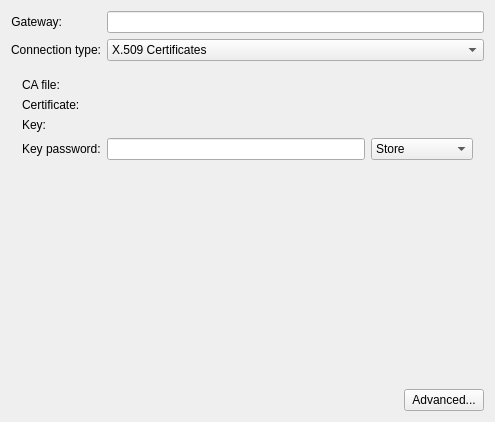
<?xml version="1.0" encoding="UTF-8"?>
<ui version="4.0">
 <class>OpenVPNProp</class>
 <widget class="QWidget" name="OpenVPNProp">
  <property name="geometry">
   <rect>
    <x>0</x>
    <y>0</y>
    <width>495</width>
    <height>422</height>
   </rect>
  </property>
  <layout class="QVBoxLayout" name="verticalLayout">
   <item>
    <layout class="QFormLayout" name="formLayout">
     <item row="0" column="0">
      <widget class="QLabel" name="textLabel3">
       <property name="text">
        <string>Gateway:</string>
       </property>
       <property name="alignment">
        <set>Qt::AlignRight|Qt::AlignTrailing|Qt::AlignVCenter</set>
       </property>
       <property name="wordWrap">
        <bool>false</bool>
       </property>
       <property name="buddy">
        <cstring>gateway</cstring>
       </property>
      </widget>
     </item>
     <item row="0" column="1">
      <widget class="QLineEdit" name="gateway">
       <property name="clearButtonEnabled">
        <bool>true</bool>
       </property>
      </widget>
     </item>
     <item row="1" column="0">
      <widget class="QLabel" name="labelConnectionType">
       <property name="text">
        <string>Connection type:</string>
       </property>
       <property name="alignment">
        <set>Qt::AlignRight|Qt::AlignTrailing|Qt::AlignVCenter</set>
       </property>
       <property name="wordWrap">
        <bool>false</bool>
       </property>
       <property name="buddy">
        <cstring>cmbConnectionType</cstring>
       </property>
      </widget>
     </item>
     <item row="1" column="1">
      <widget class="QComboBox" name="cmbConnectionType">
       <property name="sizePolicy">
        <sizepolicy hsizetype="MinimumExpanding" vsizetype="Fixed">
         <horstretch>0</horstretch>
         <verstretch>0</verstretch>
        </sizepolicy>
       </property>
       <item>
        <property name="text">
         <string>X.509 Certificates</string>
        </property>
       </item>
       <item>
        <property name="text">
         <string>Pre-shared Key</string>
        </property>
       </item>
       <item>
        <property name="text">
         <string>Password</string>
        </property>
       </item>
       <item>
        <property name="text">
         <string>X.509 With Password</string>
        </property>
       </item>
      </widget>
     </item>
    </layout>
   </item>
   <item>
    <widget class="QStackedWidget" name="stackedWidget">
     <widget class="QWidget" name="page">
      <layout class="QFormLayout" name="formLayout_2">
       <item row="0" column="0">
        <widget class="QLabel" name="textLabel2">
         <property name="text">
          <string>CA file:</string>
         </property>
         <property name="wordWrap">
          <bool>false</bool>
         </property>
         <property name="buddy">
          <cstring>x509CaFile</cstring>
         </property>
        </widget>
       </item>
       <item row="0" column="1">
        <widget class="KUrlRequester" name="x509CaFile"/>
       </item>
       <item row="1" column="0">
        <widget class="QLabel" name="textLabel3_2">
         <property name="text">
          <string>Certificate:</string>
         </property>
         <property name="wordWrap">
          <bool>false</bool>
         </property>
         <property name="buddy">
          <cstring>x509Cert</cstring>
         </property>
        </widget>
       </item>
       <item row="1" column="1">
        <widget class="KUrlRequester" name="x509Cert"/>
       </item>
       <item row="2" column="0">
        <widget class="QLabel" name="textLabel4">
         <property name="text">
          <string>Key:</string>
         </property>
         <property name="wordWrap">
          <bool>false</bool>
         </property>
         <property name="buddy">
          <cstring>x509Key</cstring>
         </property>
        </widget>
       </item>
       <item row="2" column="1">
        <widget class="KUrlRequester" name="x509Key"/>
       </item>
       <item row="3" column="0">
        <widget class="QLabel" name="label_7">
         <property name="text">
          <string>Key password:</string>
         </property>
        </widget>
       </item>
       <item row="3" column="1">
        <layout class="QHBoxLayout" name="horizontalLayout_3">
         <item>
          <widget class="PasswordField" name="x509KeyPassword">
           <property name="passwordMode">
            <bool>true</bool>
           </property>
          </widget>
         </item>
         <item>
          <widget class="QComboBox" name="x509KeyPasswordStorage">
           <item>
            <property name="text">
             <string>Store</string>
            </property>
           </item>
           <item>
            <property name="text">
             <string>Always Ask</string>
            </property>
           </item>
           <item>
            <property name="text">
             <string>Not Required</string>
            </property>
           </item>
          </widget>
         </item>
        </layout>
       </item>
       <item row="4" column="0" colspan="2">
        <spacer name="verticalSpacer">
         <property name="orientation">
          <enum>Qt::Vertical</enum>
         </property>
         <property name="sizeHint" stdset="0">
          <size>
           <width>347</width>
           <height>206</height>
          </size>
         </property>
        </spacer>
       </item>
      </layout>
     </widget>
     <widget class="QWidget" name="page_2">
      <layout class="QFormLayout" name="formLayout_3">
       <item row="0" column="0">
        <widget class="QLabel" name="textLabel5">
         <property name="text">
          <string>Shared Key:</string>
         </property>
         <property name="wordWrap">
          <bool>false</bool>
         </property>
         <property name="buddy">
          <cstring>pskSharedKey</cstring>
         </property>
        </widget>
       </item>
       <item row="0" column="1">
        <widget class="KUrlRequester" name="pskSharedKey"/>
       </item>
       <item row="1" column="0">
        <widget class="QLabel" name="label_16">
         <property name="text">
          <string>Key Direction:</string>
         </property>
        </widget>
       </item>
       <item row="1" column="1">
        <widget class="QComboBox" name="cmbKeyDirection">
         <property name="sizePolicy">
          <sizepolicy hsizetype="Expanding" vsizetype="Fixed">
           <horstretch>0</horstretch>
           <verstretch>0</verstretch>
          </sizepolicy>
         </property>
         <property name="whatsThis">
          <string>If key direction is used, it must be the opposite of that used on the VPN peer.</string>
         </property>
         <item>
          <property name="text">
           <string comment="No &quot;Key Direction&quot;">None</string>
          </property>
         </item>
         <item>
          <property name="text">
           <string>0</string>
          </property>
         </item>
         <item>
          <property name="text">
           <string>1</string>
          </property>
         </item>
        </widget>
       </item>
       <item row="2" column="0">
        <widget class="QLabel" name="textLabel6">
         <property name="text">
          <string>Local IP:</string>
         </property>
         <property name="wordWrap">
          <bool>false</bool>
         </property>
         <property name="buddy">
          <cstring>pskLocalIp</cstring>
         </property>
        </widget>
       </item>
       <item row="2" column="1">
        <widget class="QLineEdit" name="pskLocalIp">
         <property name="clearButtonEnabled">
          <bool>true</bool>
         </property>
        </widget>
       </item>
       <item row="3" column="0">
        <widget class="QLabel" name="textLabel7">
         <property name="text">
          <string>Remote IP:</string>
         </property>
         <property name="wordWrap">
          <bool>false</bool>
         </property>
         <property name="buddy">
          <cstring>pskRemoteIp</cstring>
         </property>
        </widget>
       </item>
       <item row="3" column="1">
        <widget class="QLineEdit" name="pskRemoteIp">
         <property name="clearButtonEnabled">
          <bool>true</bool>
         </property>
        </widget>
       </item>
       <item row="4" column="0" colspan="2">
        <spacer name="verticalSpacer_2">
         <property name="orientation">
          <enum>Qt::Vertical</enum>
         </property>
         <property name="sizeHint" stdset="0">
          <size>
           <width>20</width>
           <height>0</height>
          </size>
         </property>
        </spacer>
       </item>
      </layout>
     </widget>
     <widget class="QWidget" name="page_3">
      <layout class="QFormLayout" name="formLayout_4">
       <item row="0" column="0">
        <widget class="QLabel" name="textLabel8">
         <property name="text">
          <string>CA File:</string>
         </property>
         <property name="alignment">
          <set>Qt::AlignRight|Qt::AlignTrailing|Qt::AlignVCenter</set>
         </property>
         <property name="wordWrap">
          <bool>false</bool>
         </property>
         <property name="buddy">
          <cstring>passCaFile</cstring>
         </property>
        </widget>
       </item>
       <item row="0" column="1">
        <widget class="KUrlRequester" name="passCaFile"/>
       </item>
       <item row="1" column="0">
        <widget class="QLabel" name="textLabel9">
         <property name="text">
          <string comment="like in Username for athentication">Username:</string>
         </property>
         <property name="alignment">
          <set>Qt::AlignRight|Qt::AlignTrailing|Qt::AlignVCenter</set>
         </property>
         <property name="wordWrap">
          <bool>false</bool>
         </property>
         <property name="buddy">
          <cstring>passUserName</cstring>
         </property>
        </widget>
       </item>
       <item row="1" column="1">
        <widget class="QLineEdit" name="passUserName">
         <property name="clearButtonEnabled">
          <bool>true</bool>
         </property>
        </widget>
       </item>
       <item row="2" column="0">
        <widget class="QLabel" name="label_2">
         <property name="text">
          <string>Password:</string>
         </property>
         <property name="alignment">
          <set>Qt::AlignRight|Qt::AlignTrailing|Qt::AlignVCenter</set>
         </property>
        </widget>
       </item>
       <item row="2" column="1">
        <layout class="QHBoxLayout" name="horizontalLayout_11">
         <item>
          <widget class="PasswordField" name="passPassword">
           <property name="enabled">
            <bool>true</bool>
           </property>
           <property name="passwordMode">
            <bool>true</bool>
           </property>
          </widget>
         </item>
         <item>
          <widget class="QComboBox" name="passPasswordStorage">
           <item>
            <property name="text">
             <string>Store</string>
            </property>
           </item>
           <item>
            <property name="text">
             <string>Always Ask</string>
            </property>
           </item>
           <item>
            <property name="text">
             <string>Not Required</string>
            </property>
           </item>
          </widget>
         </item>
        </layout>
       </item>
       <item row="3" column="0" colspan="2">
        <spacer name="verticalSpacer_3">
         <property name="orientation">
          <enum>Qt::Vertical</enum>
         </property>
         <property name="sizeHint" stdset="0">
          <size>
           <width>20</width>
           <height>0</height>
          </size>
         </property>
        </spacer>
       </item>
      </layout>
     </widget>
     <widget class="QWidget" name="page_4">
      <layout class="QFormLayout" name="formLayout_5">
       <item row="0" column="0">
        <widget class="QLabel" name="textLabel2_2">
         <property name="text">
          <string>CA file:</string>
         </property>
         <property name="wordWrap">
          <bool>false</bool>
         </property>
         <property name="buddy">
          <cstring>x509PassCaFile</cstring>
         </property>
        </widget>
       </item>
       <item row="0" column="1">
        <widget class="KUrlRequester" name="x509PassCaFile"/>
       </item>
       <item row="1" column="0">
        <widget class="QLabel" name="textLabel3_2_2">
         <property name="text">
          <string>Certificate:</string>
         </property>
         <property name="wordWrap">
          <bool>false</bool>
         </property>
         <property name="buddy">
          <cstring>x509PassCert</cstring>
         </property>
        </widget>
       </item>
       <item row="1" column="1">
        <widget class="KUrlRequester" name="x509PassCert"/>
       </item>
       <item row="2" column="0">
        <widget class="QLabel" name="textLabel4_2">
         <property name="text">
          <string>Key:</string>
         </property>
         <property name="wordWrap">
          <bool>false</bool>
         </property>
         <property name="buddy">
          <cstring>x509PassKey</cstring>
         </property>
        </widget>
       </item>
       <item row="2" column="1">
        <widget class="KUrlRequester" name="x509PassKey"/>
       </item>
       <item row="3" column="0">
        <widget class="QLabel" name="label_6">
         <property name="text">
          <string>Key password:</string>
         </property>
        </widget>
       </item>
       <item row="3" column="1">
        <layout class="QHBoxLayout" name="horizontalLayout_12">
         <item>
          <widget class="PasswordField" name="x509PassKeyPassword">
           <property name="passwordMode">
            <bool>true</bool>
           </property>
          </widget>
         </item>
         <item>
          <widget class="QComboBox" name="x509PassKeyPasswordStorage">
           <item>
            <property name="text">
             <string>Store</string>
            </property>
           </item>
           <item>
            <property name="text">
             <string>Always Ask</string>
            </property>
           </item>
           <item>
            <property name="text">
             <string>Not Required</string>
            </property>
           </item>
          </widget>
         </item>
        </layout>
       </item>
       <item row="4" column="0">
        <widget class="QLabel" name="textLabel9_2">
         <property name="text">
          <string comment="like in Username for athentication">Username:</string>
         </property>
         <property name="wordWrap">
          <bool>false</bool>
         </property>
         <property name="buddy">
          <cstring>x509PassUsername</cstring>
         </property>
        </widget>
       </item>
       <item row="4" column="1">
        <widget class="QLineEdit" name="x509PassUsername">
         <property name="clearButtonEnabled">
          <bool>true</bool>
         </property>
        </widget>
       </item>
       <item row="5" column="0">
        <widget class="QLabel" name="label">
         <property name="text">
          <string>Password:</string>
         </property>
        </widget>
       </item>
       <item row="5" column="1">
        <layout class="QHBoxLayout" name="horizontalLayout_13">
         <item>
          <widget class="PasswordField" name="x509PassPassword">
           <property name="enabled">
            <bool>true</bool>
           </property>
           <property name="passwordMode">
            <bool>true</bool>
           </property>
          </widget>
         </item>
         <item>
          <widget class="QComboBox" name="x509PassPasswordStorage">
           <item>
            <property name="text">
             <string>Store</string>
            </property>
           </item>
           <item>
            <property name="text">
             <string>Always Ask</string>
            </property>
           </item>
           <item>
            <property name="text">
             <string>Not Required</string>
            </property>
           </item>
          </widget>
         </item>
        </layout>
       </item>
       <item row="6" column="0" colspan="2">
        <spacer name="verticalSpacer_4">
         <property name="orientation">
          <enum>Qt::Vertical</enum>
         </property>
         <property name="sizeHint" stdset="0">
          <size>
           <width>20</width>
           <height>0</height>
          </size>
         </property>
        </spacer>
       </item>
      </layout>
     </widget>
    </widget>
   </item>
   <item>
    <layout class="QHBoxLayout" name="horizontalLayout">
     <item>
      <spacer name="horizontalSpacer">
       <property name="orientation">
        <enum>Qt::Horizontal</enum>
       </property>
       <property name="sizeHint" stdset="0">
        <size>
         <width>40</width>
         <height>20</height>
        </size>
       </property>
      </spacer>
     </item>
     <item>
      <widget class="QPushButton" name="btnAdvanced">
       <property name="text">
        <string>Advanced...</string>
       </property>
      </widget>
     </item>
    </layout>
   </item>
  </layout>
 </widget>
 <layoutdefault spacing="6" margin="11"/>
 <customwidgets>
  <customwidget>
   <class>PasswordField</class>
   <extends>QLineEdit</extends>
   <header>passwordfield.h</header>
  </customwidget>
  <customwidget>
   <class>KUrlRequester</class>
   <extends>QWidget</extends>
   <header>kurlrequester.h</header>
  </customwidget>
 </customwidgets>
 <tabstops>
  <tabstop>gateway</tabstop>
  <tabstop>cmbConnectionType</tabstop>
  <tabstop>x509CaFile</tabstop>
  <tabstop>x509Cert</tabstop>
  <tabstop>x509Key</tabstop>
  <tabstop>x509KeyPassword</tabstop>
  <tabstop>x509KeyPasswordStorage</tabstop>
  <tabstop>pskSharedKey</tabstop>
  <tabstop>cmbKeyDirection</tabstop>
  <tabstop>pskLocalIp</tabstop>
  <tabstop>pskRemoteIp</tabstop>
  <tabstop>passCaFile</tabstop>
  <tabstop>passUserName</tabstop>
  <tabstop>passPassword</tabstop>
  <tabstop>passPasswordStorage</tabstop>
  <tabstop>x509PassCaFile</tabstop>
  <tabstop>x509PassCert</tabstop>
  <tabstop>x509PassKey</tabstop>
  <tabstop>x509PassKeyPassword</tabstop>
  <tabstop>x509PassKeyPasswordStorage</tabstop>
  <tabstop>x509PassUsername</tabstop>
  <tabstop>x509PassPassword</tabstop>
  <tabstop>x509PassPasswordStorage</tabstop>
 </tabstops>
 <resources/>
 <connections>
  <connection>
   <sender>cmbConnectionType</sender>
   <signal>currentIndexChanged(int)</signal>
   <receiver>stackedWidget</receiver>
   <slot>setCurrentIndex(int)</slot>
   <hints>
    <hint type="sourcelabel">
     <x>228</x>
     <y>80</y>
    </hint>
    <hint type="destinationlabel">
     <x>584</x>
     <y>150</y>
    </hint>
   </hints>
  </connection>
 </connections>
</ui>
